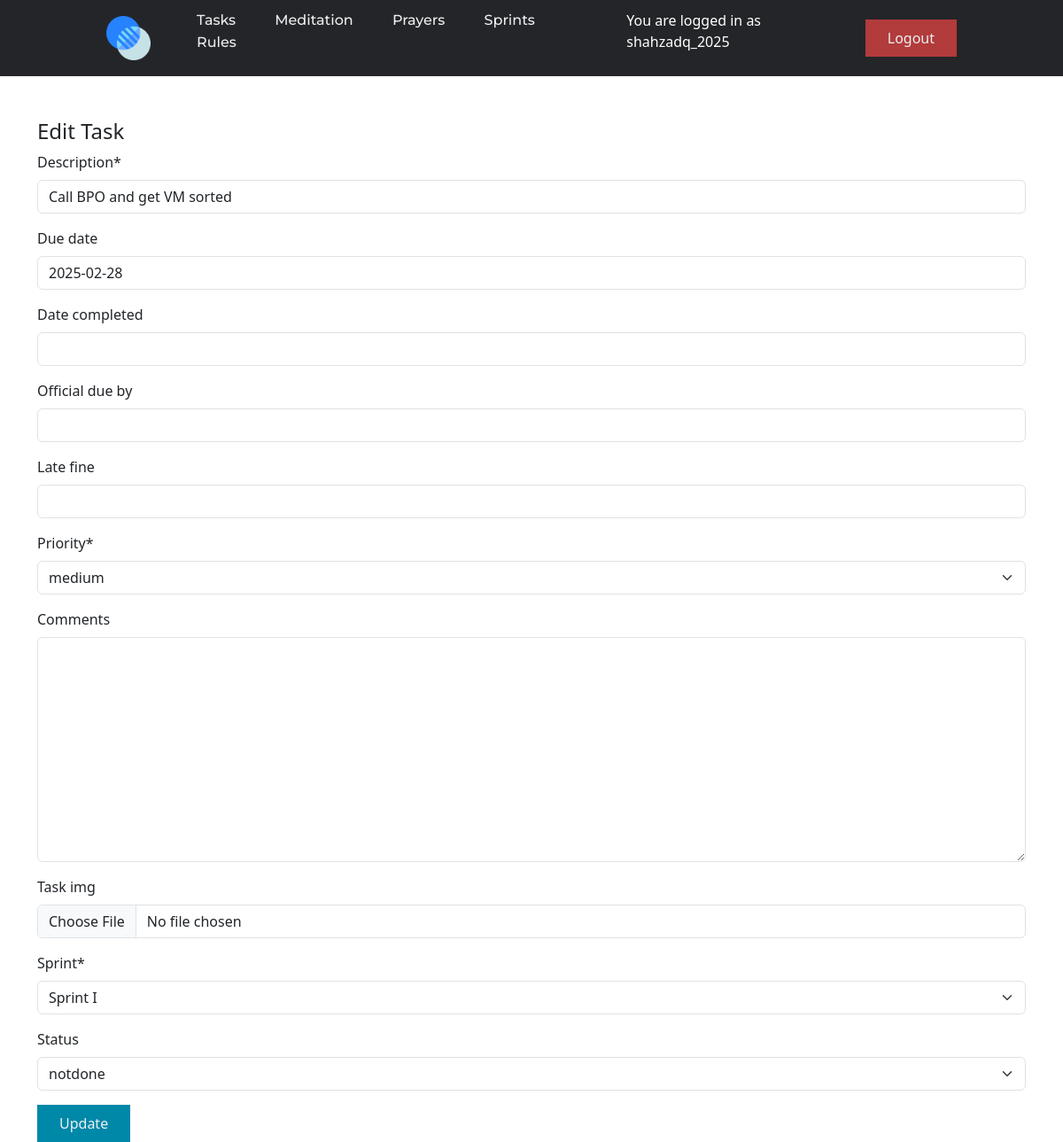
The page /tasks/2/edit/ (signed in) on the database as committed earlier.
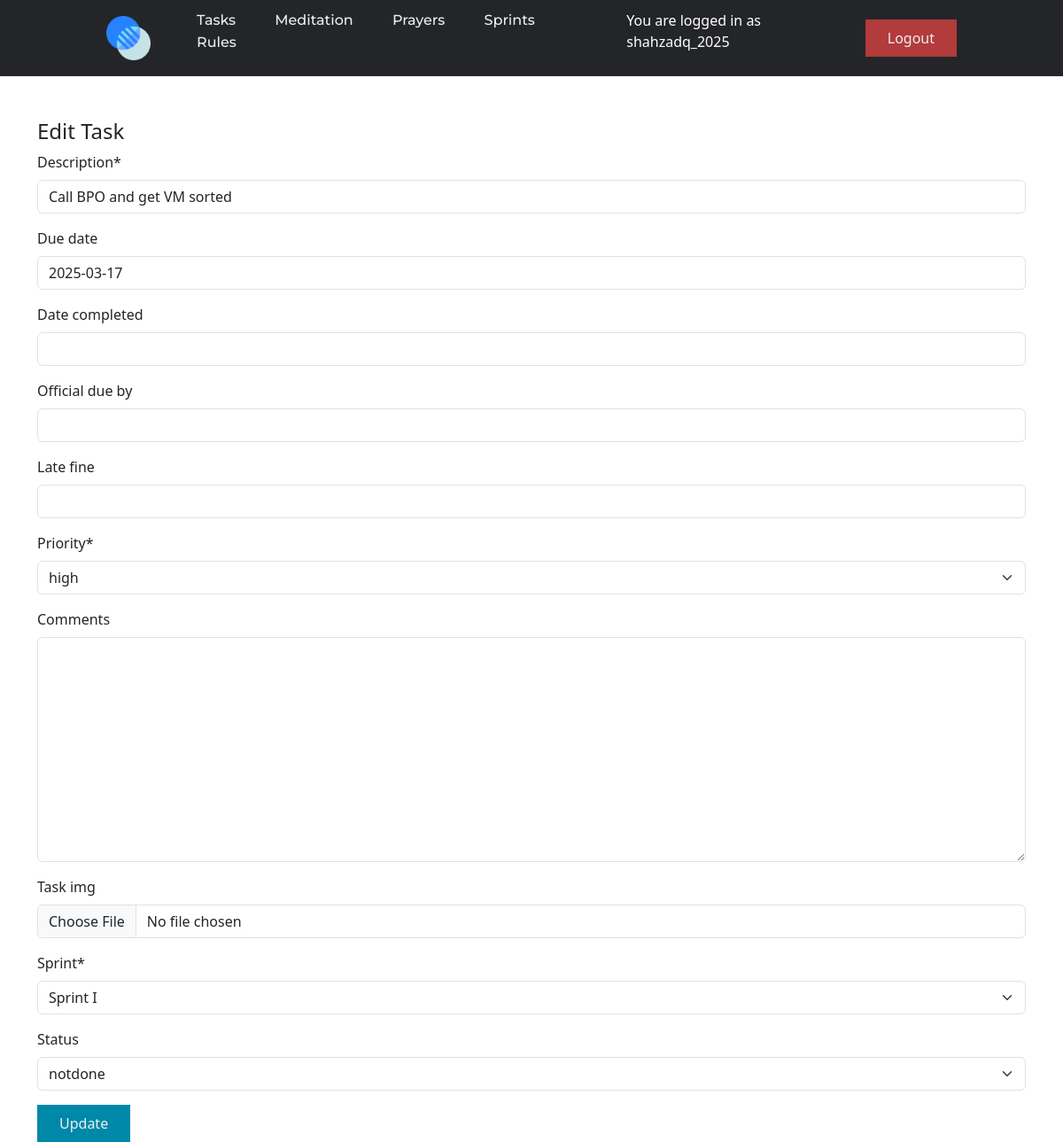
The same page on the database as committed later.
### task/models.py (models this page shows, shortened)
class Task(models.Model):
    PRIO_CHOICES = [('high', 'high'), ('medium', 'medium'), ('low', 'low')]
    description = models.CharField(max_length=1000)
    due_date = models.DateField(blank=True, null=True)
    date_completed = models.DateField(null=True, blank=True)
    official_due_by = models.DateField(null=True, blank=True)
    late_fine = models.IntegerField(null=True, blank=True, default=0)
    priority = models.CharField(choices=PRIO_CHOICES, max_length=255)
    comments = models.TextField(null=True, blank=True)
    task_img = models.ImageField(null=True, blank=True)
    sprint = models.ForeignKey(Sprint, on_delete=models.CASCADE)
    owner = models.ForeignKey(get_user_model(), on_delete=models.CASCADE)
    status = models.CharField(choices=[
        ('notdone', 'notdone'),
        ('inprogress', 'inprogress'),
        ('complete', 'complete')],
        max_length=255, blank=True, null=True)

### task/views.py (the view)
# urls.py: path('tasks/<int:id>/edit/', views.task_edit, name='task_edit'),
@login_required
def task_edit(request, id):
    task = Task.objects.get(pk=id)
    form = TaskForm(instance=task)
    if request.method == 'POST':
        form = TaskForm(request.POST, instance=task)
        if form.is_valid():
            form.save()
            return redirect('tasks')
    context = {
        'form': form
    }
    return render(request, 'task/task_edit.html', context)

### task/forms.py
class TaskForm(forms.ModelForm):
    class Meta:
        model = Task
        fields = '__all__'
        exclude = ('owner', )

### task/models.py (called while the page is built)
    def __str__(self):
        return self.name

### templates/task/task_edit.html (shortened to what this page needs)
{% extends 'base.html' %}
{% load crispy_forms_tags %}
{% block content %}
  <div class="container mt-5">
    <h4>Edit Task</h4>
    <form action="" method="post">
      {{ form|crispy }}
      <button type="submit">Update</button>
    </form>
  </div>
{% endblock %}

Rows that differ between the two databases and show on the page:
changed Task "Call BPO and get VM sorted": due_date "2025-02-28" → "2025-03-17"; priority "medium" → "high"
